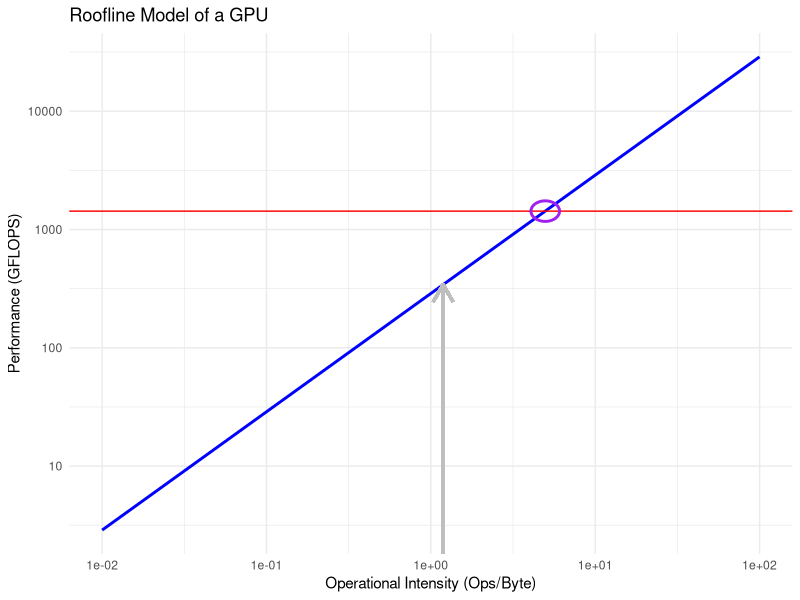

R code for this plot:
library(ggplot2)

#Parameters
#GFLOPS
T_peak <- 1430 
#Memory bandwidth
B <- 288         

#operational intensity range
OI <- seq(0.01, 100, by = 0.1)

#intensity of for loop flops/bytes
I <- 1.1875

 
#performance
P <- OI * B

#points for arrow
point_a <- c(x = I, y = 0)
point_b <- c(x = I, y = min(1430,B*I))     

#balance point
balance_point <- c(x = 1430/288, y = 1430)


data <- data.frame(OI = OI, Performance = P)

# Plot
ggplot(data, aes(x = OI, y = Performance)) +
  geom_line(color = "blue", size = 1) +                     
  geom_hline(yintercept = T_peak, color = "red") +  
  scale_x_log10() +                                        
  scale_y_log10() +                                       
  labs(title = "Roofline Model of a GPU",
       x = "Operational Intensity (Ops/Byte)",
       y = "Performance (GFLOPS)") + 
  geom_segment(aes(x = point_a['x'], y = point_a['y'], xend = point_b['x'], yend = point_b['y']),
              arrow = arrow(length = unit(0.2, "inches")), color = "grey", size = 1) +
  annotate("path",
           x = exp(log(balance_point['x']) + 0.2 * cos(seq(0, 2 * pi, length.out = 100))),
           y = exp(log(balance_point['y']) + 0.2 * sin(seq(0, 2 * pi, length.out = 100))),
           color = "purple", size = 1) +
  theme_minimal()
